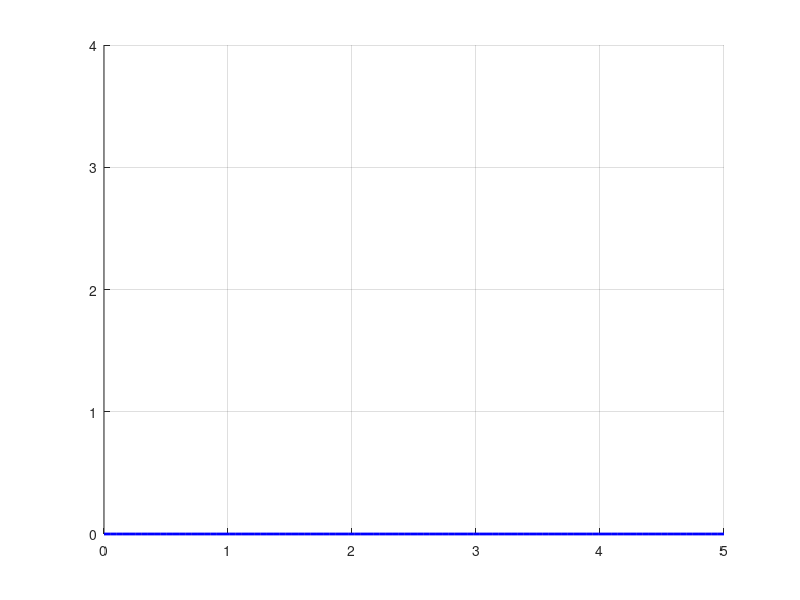

Write the MATLAB code that produced this figure.
axis([0 5 0 4]);
[x, y] = ginput(10);

p = polyfit(x, y, 2);
x_range = linspace(0, 5, 100);
y_fit = polyval(p, x_range);

hold on;
plot(x, y, 'ro', 'MarkerSize', 8);
plot(x_range, y_fit, 'b-', 'LineWidth', 2);
grid on;
hold off;

